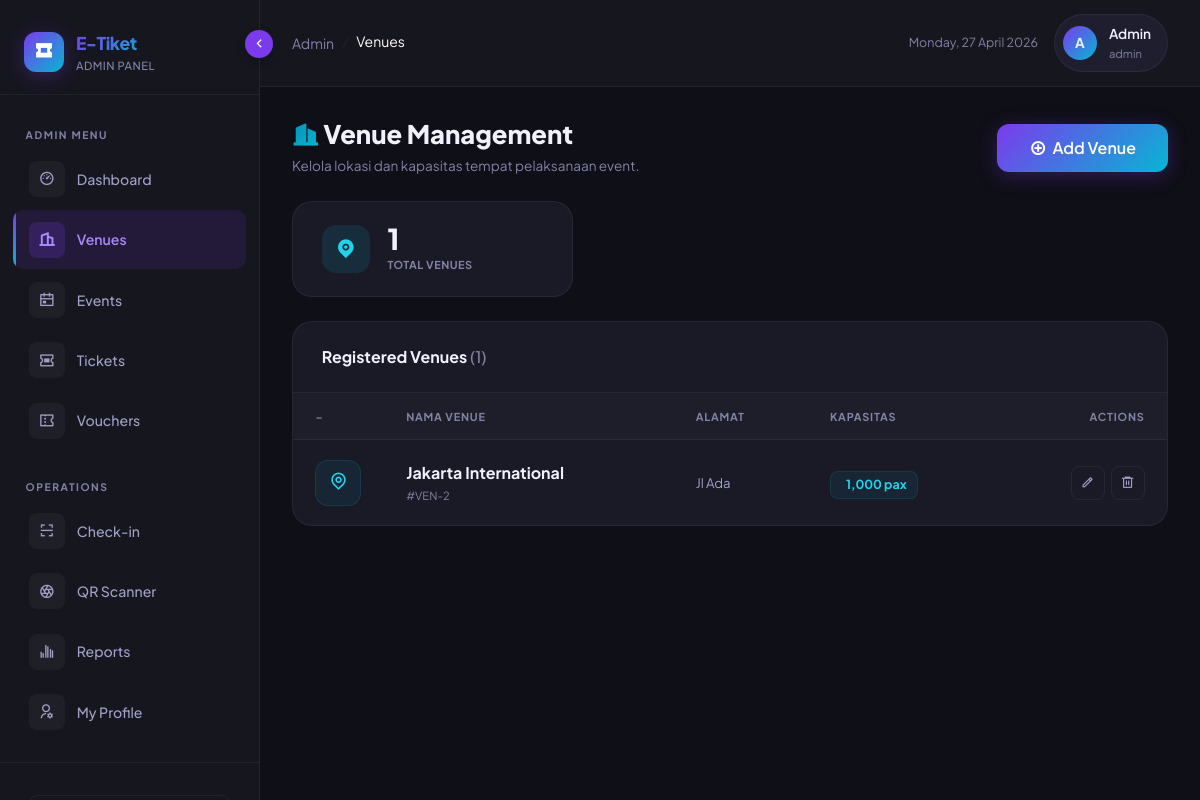
/admin/venue.php (signed in), run on the app's committed database.
### tables this page shows
CREATE TABLE `venue` (
  `id_venue` int(11) NOT NULL,
  `nama_venue` varchar(100) NOT NULL,
  `alamat` text DEFAULT NULL,
  `kapasitas` int(11) NOT NULL
);

### app/controllers/VenueController.php (called while the page is built, shortened)
<?php
class VenueController {
    private $venueModel;
    public function __construct() {
        require_once __DIR__ . '/../models/VenueModel.php';
        $this->venueModel = new VenueModel();
    }
    public function index(): void {
        $venues = $this->venueModel->getAll();
        require_once __DIR__ . '/../views/admin/venue/index.php';
    }
}

### admin/venue.php (called while the page is built, shortened)
<?php
require_once __DIR__ . '/../app/controllers/VenueController.php';
(new VenueController())->index();

### app/config/auth.php (called while the page is built, shortened)
<?php
function currentUser(): array {
    return [
        'id'   => $_SESSION['id_user'] ?? null,
        'nama' => $_SESSION['nama']    ?? '',
        'role' => $_SESSION['role']    ?? '',
    ];
}

### app/config/database.php (called while the page is built, shortened)
<?php
function getDbConnection(): mysqli {
    static $conn = null;
    if ($conn === null) {
        $host = 'localhost';
        $user = 'root';
        $pass = '';
        $db   = 'event_tiket';
        $conn = mysqli_connect($host, $user, $pass, $db);
        mysqli_set_charset($conn, 'utf8mb4');
    }
    return $conn;
}

### app/models/BaseModel.php (called while the page is built, shortened)
<?php
abstract class BaseModel {
    protected mysqli $conn;
    public function __construct() {
        require_once __DIR__ . '/../config/database.php';
        $this->conn = getDbConnection();
    }
    protected function fetchAll(string $sql): array {
        $result = mysqli_query($this->conn, $sql);
        $rows = [];
        while ($row = mysqli_fetch_assoc($result)) {
            $rows[] = $row;
        }
        return $rows;
    }
}

### app/models/VenueModel.php (called while the page is built, shortened)
<?php
require_once __DIR__ . '/BaseModel.php';
class VenueModel extends BaseModel {
    public function getAll(): array {
        return $this->fetchAll("SELECT * FROM venue ORDER BY id_venue DESC");
    }
}

### app/views/admin/venue/index.php (the view, shortened to what this page needs)
<!DOCTYPE html>
<html lang="en" data-theme="dark">
<head>
    <link href="https://cdn.jsdelivr.net/npm/bootstrap@5.3.0/dist/css/bootstrap.min.css" rel="stylesheet">
    <link href="https://cdn.jsdelivr.net/npm/remixicon@4.2.0/fonts/remixicon.css" rel="stylesheet">
    <link href="<?= BASE_URL ?>/assets/css/style.css" rel="stylesheet">
</head>
<body>
<?php require_once __DIR__ . '/../../layouts/sidebar.php'; ?>
<div class="main-content">
    <div class="topnav">
        <div class="topnav-left">
            <nav aria-label="breadcrumb"><ol class="breadcrumb mb-0">
                <li class="breadcrumb-item"><a href="<?= BASE_URL ?>/admin/dashboard.php" class="text-decoration-none small" style="color:var(--text-muted)">Admin</a></li>
                <li class="breadcrumb-item active small text-white">Venues</li>
            </ol></nav>
        </div>
        <div class="topnav-right">
            <div style="font-size: 0.78rem; color: var(--text-muted);"><?= date('l, d F Y') ?></div>
            <div class="user-badge">
                <div class="user-avatar"><?= strtoupper(substr($user['nama'], 0, 1)) ?></div>
                <div class="user-info">
                    <div class="user-name"><?= htmlspecialchars($user['nama']) ?></div>
                    <div class="user-role"><?= htmlspecialchars($user['role']) ?></div>
                </div>
            </div>
        </div>
    </div>
    <div class="page-body" style="padding:2rem 2rem 3rem;">
        <div class="vn-page-header mb-4">
            <div>
                <h1 style="font-size:1.6rem;font-weight:800;color:var(--text-primary);margin:0;"><i class="ri-building-2-fill" style="background:linear-gradient(135deg,#0891b2,#06b6d4);-webkit-background-clip:text;-webkit-text-fill-color:transparent;"></i> Venue Management</h1>
                <p style="color:var(--text-muted);font-size:.85rem;margin:4px 0 0;">Kelola lokasi dan kapasitas tempat pelaksanaan event.</p>
            </div>
            <button class="btn btn-primary btn-lg" data-bs-toggle="modal" data-bs-target="#modalAdd"><i class="ri-add-circle-line"></i> Add Venue</button>
        </div>
        <div class="row g-3 mb-4">
            <div class="col-md-4">
                <div class="vn-stat"><div class="vn-stat-icon cyan"><i class="ri-map-pin-fill"></i></div><div><div class="vn-stat-val"><?= count($venues) ?></div><div class="vn-stat-lbl">Total Venues</div></div></div>
            </div>
        </div>
        <div class="vn-card">
            <div class="vn-toolbar">
                <div class="vn-toolbar-title">Registered Venues <span style="color:var(--text-muted);font-weight:500;">(<?= count($venues) ?>)</span></div>
            </div>
            <div class="table-responsive">
                <table class="vn-table">
                    <thead><tr><th width="70">–</th><th>Nama Venue</th><th>Alamat</th><th>Kapasitas</th><th style="text-align:right;">Actions</th></tr></thead>
                    <tbody>
                        <?php foreach ($venues as $v): ?>
                        <tr>
                            <td><div class="vn-icon"><i class="ri-map-pin-line"></i></div></td>
                            <td>
                                <div class="vn-name"><?= htmlspecialchars($v['nama_venue']) ?></div>
                                <div class="vn-id">#VEN-<?= $v['id_venue'] ?></div>
                            </td>
                            <td><div class="vn-addr"><?= htmlspecialchars($v['alamat']) ?></div></td>
                            <td><span class="vn-cap"><i class="ri-team-line-fill"></i><?= number_format($v['kapasitas']) ?> pax</span></td>
                            <td><div class="vn-actions">
                                <button class="vn-btn btn-edit-vn"
                                    data-id="<?= $v['id_venue'] ?>"
                                    data-nama="<?= htmlspecialchars($v['nama_venue']) ?>"
                                    data-alamat="<?= htmlspecialchars($v['alamat']) ?>"
                                    data-kap="<?= $v['kapasitas'] ?>" title="Edit">
                                    <i class="ri-pencil-line"></i>
                                </button>
                                <a href="?del=<?= $v['id_venue'] ?>" class="vn-btn danger" onclick="return confirm('Hapus venue ini? Event yang terkait mungkin terpengaruh.')" title="Delete">
                                    <i class="ri-delete-bin-6-line"></i>
                                </a>
                            </div></td>
                        </tr>
                        <?php endforeach; ?>
                    </tbody>
                </table>
            </div>
        </div>
    </div>
</div>
</body>
</html>

### assets/css/style.css (style rules this page uses)
:root { --primary: #7c3aed; --primary-light: #a78bfa; --primary-dark: #5b21b6; --accent: #06b6d4; --accent-2: #f59e0b; --success: #10b981; --danger: #ef4444; --warning: #f59e0b; --bg-base: #0f0f17; --bg-surface: #16161f; --bg-elevated: #1e1e2e; --bg-card: #1a1a27; --bg-hover: #252535; --bg-navbar: rgba(15, 15, 23, 0.8); --border: rgba(255,255,255,0.06); --border-hover: rgba(124,58,237,0.4); --text-primary: #f0f0ff; --text-secondary: #a1a1c8; --text-muted: #8282a5; --gradient-primary: linear-gradient(135deg, #7c3aed 0%, #06b6d4 100%); --gradient-surface: linear-gradient(135deg, #16161f 0%, #1e1e2e 100%); --gradient-card: linear-gradient(145deg, #1a1a27, #1e1e2e); --gradient-success: linear-gradient(135deg, #059669, #10b981); --gradient-danger: linear-gradient(135deg, #dc2626, #ef4444); --gradient-warning: linear-gradient(135deg, #d97706, #f59e0b); --gradient-info: linear-gradient(135deg, #0891b2, #06b6d4); --sidebar-width: 260px; --shadow-sm: 0 2px 8px rgba(0,0,0,0.3); --shadow-md: 0 4px 20px rgba(0,0,0,0.4); --shadow-lg: 0 8px 40px rgba(0,0,0,0.5); --shadow-primary: 0 4px 20px rgba(124,58,237,0.3); --shadow-glow: 0 0 30px rgba(124,58,237,0.15); }
*, *::before, *::after { box-sizing: border-box; margin: 0; padding: 0; }
html { scroll-behavior: smooth; }
body { font-family: 'Plus Jakarta Sans', sans-serif; background-color: var(--bg-base); color: var(--text-primary); line-height: 1.6; min-height: 100vh; overflow-x: hidden; }
.main-content { margin-left: var(--sidebar-width); min-height: 100vh; background: var(--bg-base); padding: 0; }
.page-body { padding: 0 2rem 2rem; }
.topnav { background: var(--bg-surface); border-bottom: 1px solid var(--border); padding: 0.9rem 2rem; display: flex; align-items: center; justify-content: space-between; position: sticky; top: 0; z-index: 100; backdrop-filter: blur(10px); }
.topnav-left { display: flex; align-items: center; gap: 0.5rem; }
.topnav-right { display: flex; align-items: center; gap: 1rem; }
.user-badge { display: flex; align-items: center; gap: 0.75rem; background: var(--bg-elevated); border: 1px solid var(--border); padding: 0.5rem 1rem 0.5rem 0.5rem; border-radius: 50px; cursor: pointer; transition: border-color 0.25s; }
.user-avatar { width: 34px; height: 34px; background: var(--gradient-primary); border-radius: 50%; display: flex; align-items: center; justify-content: center; font-size: 0.85rem; font-weight: 700; }
.user-info .user-name { font-size: 0.85rem; font-weight: 600; color: var(--text-primary); }
.user-info .user-role { font-size: 0.7rem; color: var(--text-muted); }
.btn { font-family: 'Plus Jakarta Sans', sans-serif; font-weight: 600; border-radius: 10px; padding: 0.55rem 1.2rem; font-size: 0.875rem; transition: all 0.25s ease; border: none; cursor: pointer; display: inline-flex; align-items: center; gap: 0.4rem; }
.btn-primary { background: var(--gradient-primary); color: white; box-shadow: var(--shadow-primary); }
.btn-lg { padding: 0.75rem 2rem; font-size: 1rem; border-radius: 12px; }

### app/views/layouts/sidebar.php (style rules this page uses)
:root { --sidebar-width: 260px; --sidebar-collapsed-width: 85px; }
.main-content { transition: margin-left 0.3s cubic-bezier(0.4, 0, 0.2, 1); margin-left: var(--sidebar-width); }
.topnav { transition: all 0.3s ease; }

### data on the page
venue: nama_venue "Jakarta International", id_venue "2", alamat "Jl Ada", kapasitas "1,000"

### other printed values
APP_NAME "E-Tiket"
substr($user['nama'], 0, 1) "A"
$user['nama'] "Admin"
$user['role'] "admin"
count($venues) "1"
